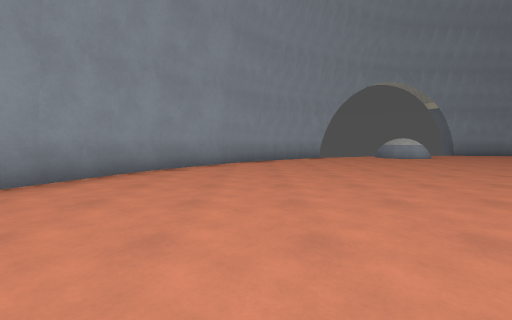
view 1 (above)

18 first-person views from a walk through a Godot game level. The camera is 1.2 m above the floor, tilts 4° down and sees 90° across. The floor is counted in squares, 2 m on a side. Each view is taken from the middle of a square. On the plan, view 1 faces up. The plan holds only what a view shows up to about 9 squares ahead; the rest is blank. The place goes on beyond the plan. Surface patterns are stand-ins for the level's own textures.

view 2
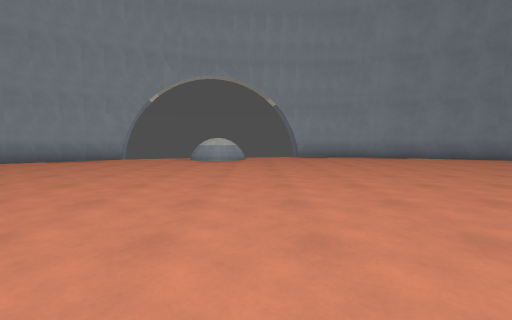

view 3
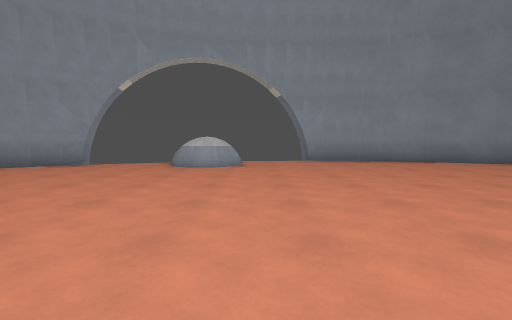

view 4
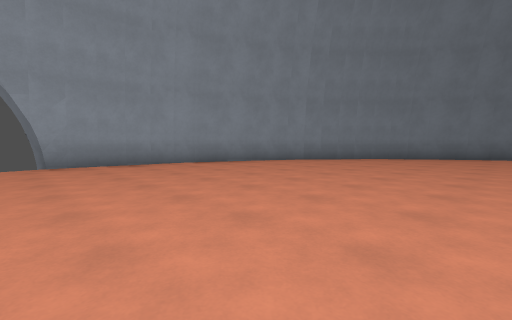

view 5
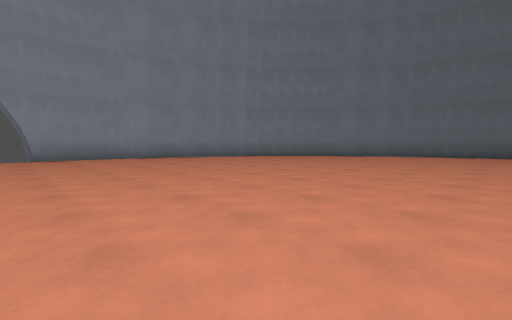

view 6
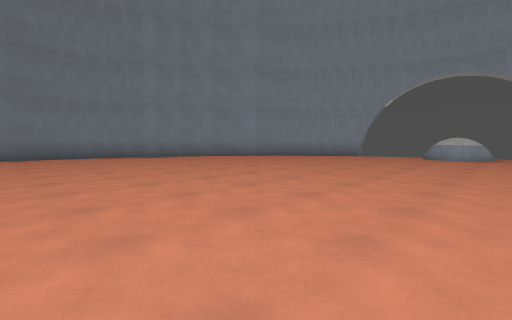

view 7
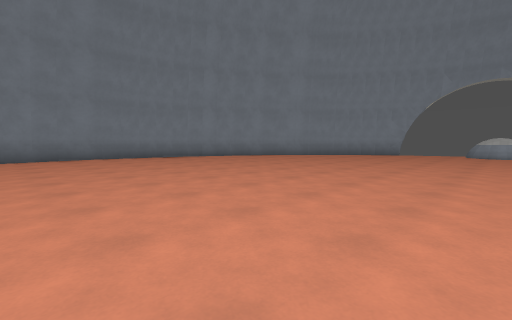

view 8
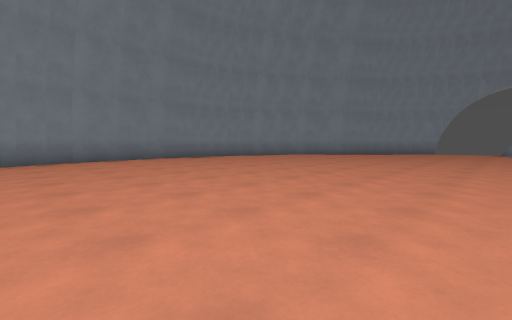

view 9
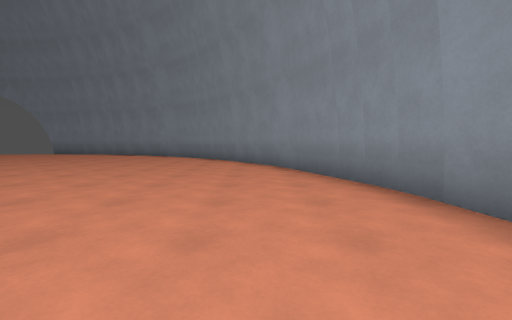

view 10
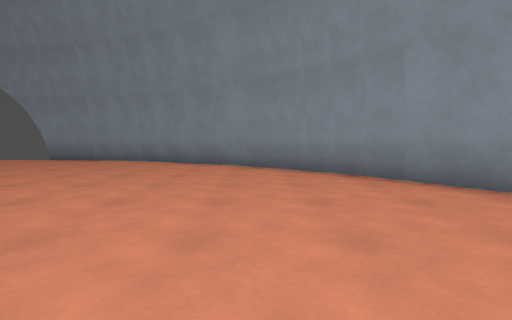

view 11
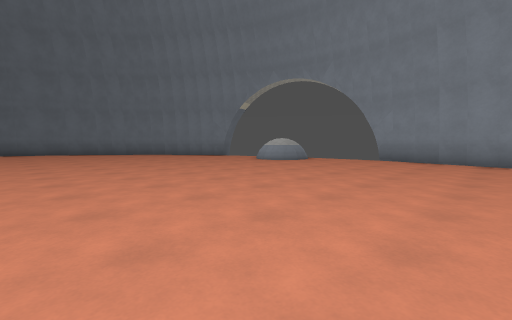

view 12
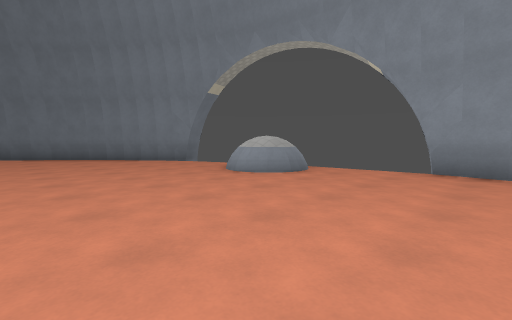

view 13
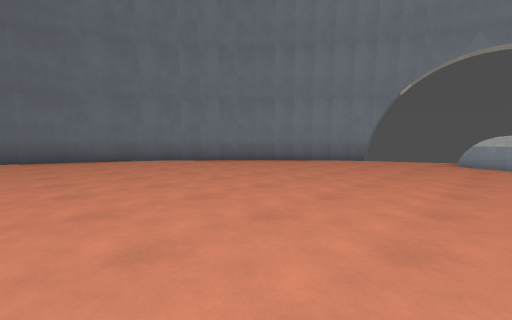

view 14
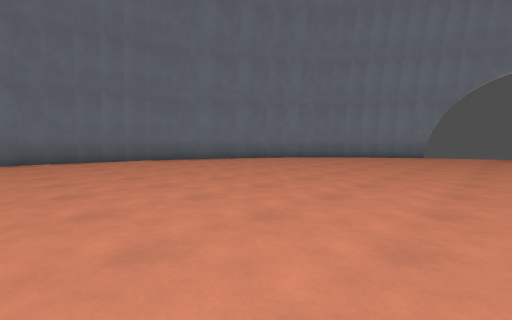

view 15
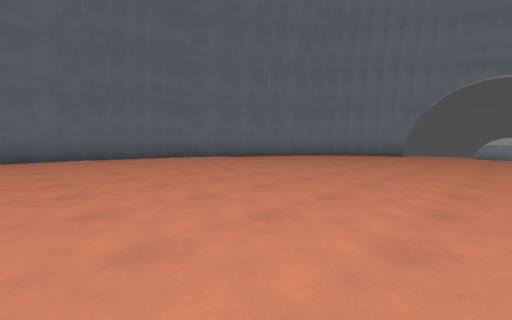

view 16
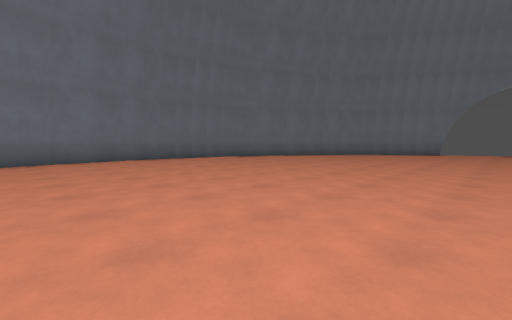

view 17
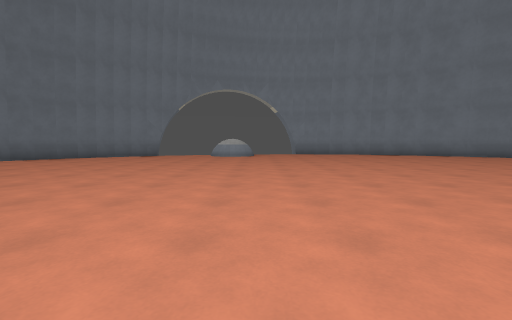

view 18
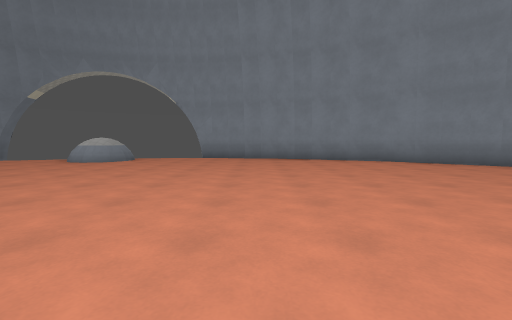

### Floor plan
Key: @ floor where view 1 was taken; # wall or solid block; x gap in a wall; . floor; = window, fence, low wall or low ledge; ^ raised ledge; v drop or lower ground.
Columns run from 4 left of view 1 to 21 right of it. Each row starts with its distance up from view 1.
 12              ##
 11            ...#####
 10      ##v.^^.......###
  9     ##....=.........##
  8    ##................##
  7   ##..................##
  6  ##....................#
  5  #.....................##
  4 ##......................#
  3 #.......................
  2 #........................#
  1 #........................#
  0 #...@.......   ..........#
 -1 #...........  ...........#
 -2 #.......... .............#
 -3 #.......... .............#
 -4 #........................#
 -5 #........................#
 -6 ##......................##
 -7  #......................#
 -8  ##....................##
 -9   #...................##
-10   ##.................##
-11    ##...............##
-12     ###........^=..##
-13       ###......^ vv#
-14         ####xv

Positions as (right, up) in squares from view 1, and headings:
1: (0, 0), facing up
2: (7, 1), facing up
3: (7, 3), facing up
4: (8, 4), facing up-right
5: (8, 1), facing up-right
6: (7, -1), facing up-left
7: (6, -3), facing up-left
8: (5, -5), facing up-left
9: (-2, -1), facing down
10: (1, -5), facing down
11: (5, -5), facing down-right
12: (7, -8), facing down-right
13: (11, -4), facing down-right
14: (12, -1), facing down-right
15: (11, 0), facing down-right
16: (12, 2), facing down-right
17: (10, -1), facing down
18: (6, -4), facing down
